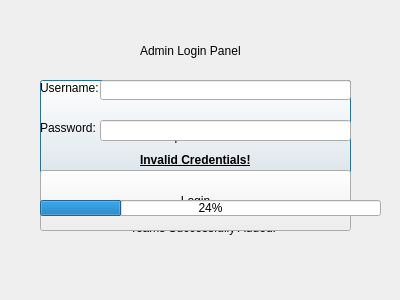
<?xml version="1.0" encoding="UTF-8"?>
<ui version="4.0">
 <class>LoginForm</class>
 <widget class="QDialog" name="LoginForm">
  <property name="geometry">
   <rect>
    <x>0</x>
    <y>0</y>
    <width>400</width>
    <height>300</height>
   </rect>
  </property>
  <property name="windowTitle">
   <string>Dialog</string>
  </property>
  <widget class="QPushButton" name="expandTeamsButton">
   <property name="enabled">
    <bool>true</bool>
   </property>
   <property name="geometry">
    <rect>
     <x>40</x>
     <y>80</y>
     <width>311</width>
     <height>111</height>
    </rect>
   </property>
   <property name="text">
    <string>Add Expansion Teams</string>
   </property>
  </widget>
  <widget class="QLabel" name="adminLabel">
   <property name="geometry">
    <rect>
     <x>140</x>
     <y>40</y>
     <width>151</width>
     <height>21</height>
    </rect>
   </property>
   <property name="text">
    <string>Admin Login Panel</string>
   </property>
  </widget>
  <widget class="QLabel" name="invalidLabel">
   <property name="geometry">
    <rect>
     <x>140</x>
     <y>150</y>
     <width>121</width>
     <height>20</height>
    </rect>
   </property>
   <property name="font">
    <font>
     <weight>75</weight>
     <bold>true</bold>
     <underline>true</underline>
    </font>
   </property>
   <property name="text">
    <string>Invalid Credentials!</string>
   </property>
  </widget>
  <widget class="QLabel" name="teamsAdded">
   <property name="enabled">
    <bool>true</bool>
   </property>
   <property name="geometry">
    <rect>
     <x>130</x>
     <y>220</y>
     <width>171</width>
     <height>16</height>
    </rect>
   </property>
   <property name="text">
    <string>Teams Successfully Added!</string>
   </property>
  </widget>
  <widget class="QLineEdit" name="passWord">
   <property name="geometry">
    <rect>
     <x>100</x>
     <y>120</y>
     <width>251</width>
     <height>21</height>
    </rect>
   </property>
   <property name="inputMethodHints">
    <set>Qt::ImhHiddenText|Qt::ImhNoAutoUppercase|Qt::ImhNoPredictiveText|Qt::ImhSensitiveData</set>
   </property>
   <property name="echoMode">
    <enum>QLineEdit::Password</enum>
   </property>
  </widget>
  <widget class="QLabel" name="label_2">
   <property name="geometry">
    <rect>
     <x>40</x>
     <y>120</y>
     <width>61</width>
     <height>16</height>
    </rect>
   </property>
   <property name="text">
    <string>Password:</string>
   </property>
  </widget>
  <widget class="QPushButton" name="pushButton">
   <property name="geometry">
    <rect>
     <x>40</x>
     <y>170</y>
     <width>311</width>
     <height>61</height>
    </rect>
   </property>
   <property name="text">
    <string>Login</string>
   </property>
  </widget>
  <widget class="QProgressBar" name="progressBar">
   <property name="geometry">
    <rect>
     <x>40</x>
     <y>200</y>
     <width>341</width>
     <height>16</height>
    </rect>
   </property>
   <property name="value">
    <number>24</number>
   </property>
  </widget>
  <widget class="QLabel" name="label">
   <property name="geometry">
    <rect>
     <x>40</x>
     <y>80</y>
     <width>61</width>
     <height>16</height>
    </rect>
   </property>
   <property name="text">
    <string>Username:</string>
   </property>
  </widget>
  <widget class="QLineEdit" name="userName">
   <property name="geometry">
    <rect>
     <x>100</x>
     <y>80</y>
     <width>251</width>
     <height>20</height>
    </rect>
   </property>
  </widget>
 </widget>
 <resources/>
 <connections/>
</ui>
